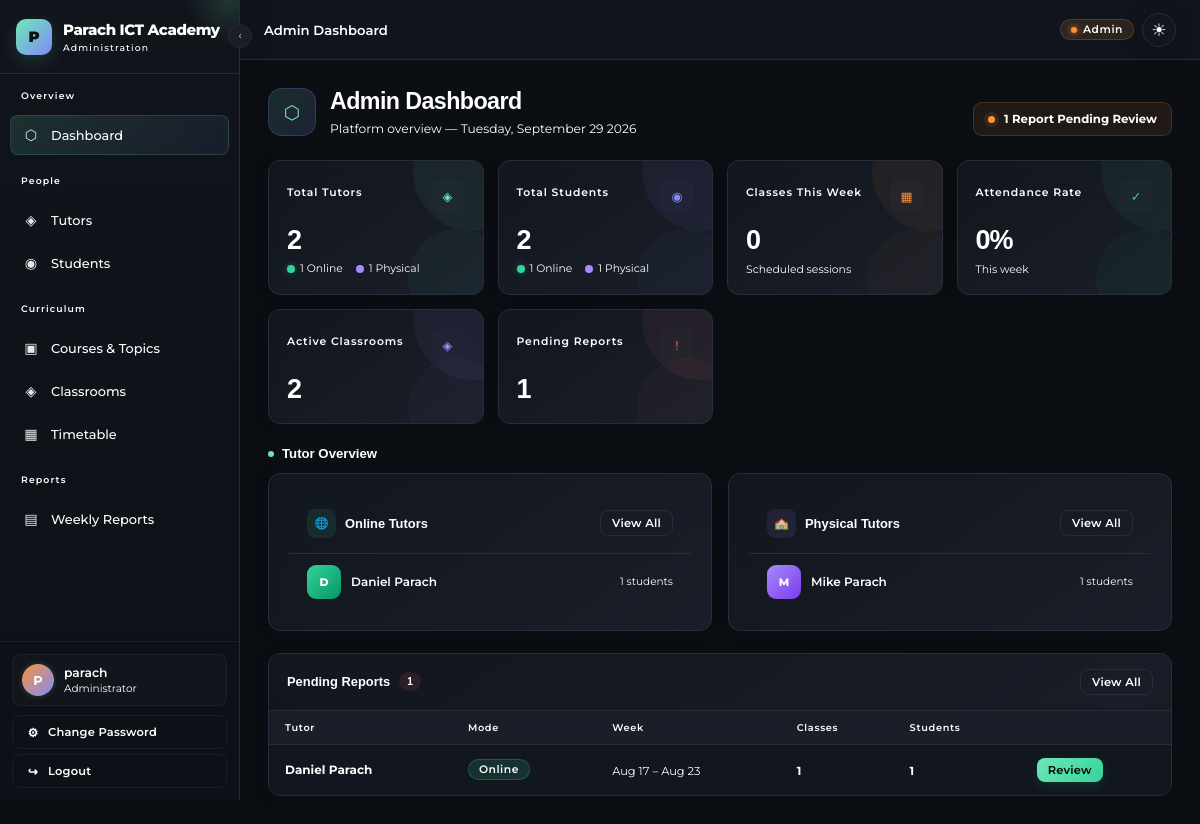
Page /admin-panel/dashboard/ (signed in) on the earlier database version.
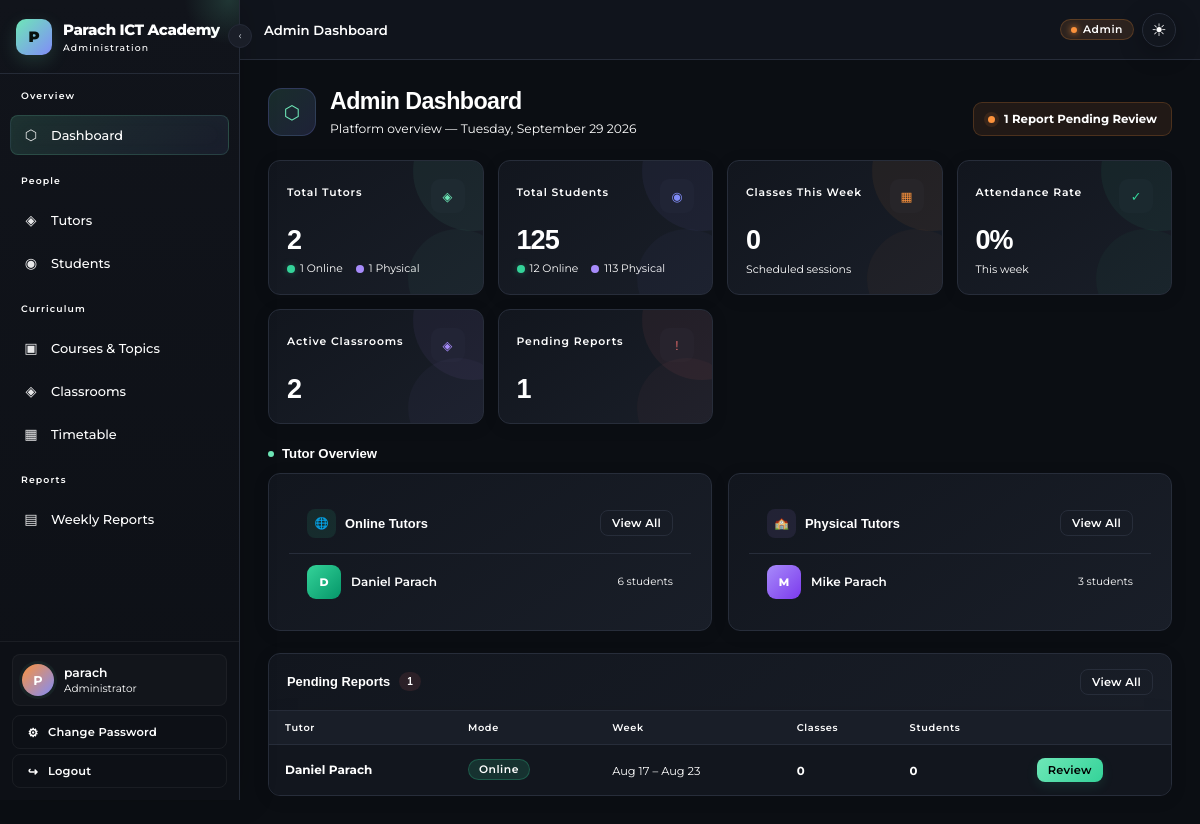
Same page on the later database version.
### core/models.py (models this page shows, shortened)
class Tutor(models.Model):
    MODE_CHOICES = [('online', 'Online'), ('physical', 'Physical')]
    user = models.OneToOneField(User, on_delete=models.CASCADE, null=True, blank=True)
    name = models.CharField(max_length=255)
    phone = models.CharField(max_length=20, blank=True)
    specialization = models.CharField(max_length=255, blank=True)
    mode = models.CharField(max_length=20, choices=MODE_CHOICES, default='physical')
    active = models.BooleanField(default=True)
    bio = models.TextField(blank=True)
    created_at = models.DateTimeField(auto_now_add=True)
    is_approved = models.BooleanField(default=False)
    @property
    def name(self):
        if self.user:
            full = self.user.get_full_name()
            return full if full.strip() else self.user.username
        return f"Tutor #{self.pk}"

class WeeklyReport(models.Model):
    STATUS_CHOICES = [('draft','Draft'),('submitted','Submitted'),('reviewed','Reviewed')]
    tutor             = models.ForeignKey(Tutor, on_delete=models.CASCADE, related_name="reports")
    week_start        = models.DateField()
    week_end          = models.DateField()
    classes_held      = models.PositiveIntegerField(default=0)
    students_attended = models.PositiveIntegerField(default=0)
    topics_covered    = models.TextField(blank=True)
    challenges        = models.TextField(blank=True)
    plan_next_week    = models.TextField(blank=True)
    admin_feedback    = models.TextField(blank=True)
    status            = models.CharField(max_length=20, choices=STATUS_CHOICES, default='draft')
    created_at        = models.DateTimeField(auto_now_add=True)
    updated_at        = models.DateTimeField(auto_now=True)
    class Meta:
        unique_together = ('tutor', 'week_start')
        ordering = ['-week_start']

### core/views.py (the view)
# urls.py: path('admin-panel/dashboard/', views.admin_dashboard, name='admin_dashboard'),
@login_required
@user_passes_test(is_admin)
def admin_dashboard(request):
    today = date.today()
    week_start, week_end = get_week_range()
    total_tutors      = Tutor.objects.filter(active=True).count()
    online_tutors     = Tutor.objects.filter(active=True, mode='online').count()
    physical_tutors   = Tutor.objects.filter(active=True, mode='physical').count()
    total_students    = Student.objects.filter(active=True).count()
    online_students   = Student.objects.filter(active=True, mode='online').count()
    physical_students = Student.objects.filter(active=True, mode='physical').count()
    week_classes      = Class.objects.filter(date__range=[week_start, week_end]).count()
    total_present     = Attendance.objects.filter(
        date__range=[week_start, week_end], attendance_status='Present'
    ).count()
    total_att         = Attendance.objects.filter(date__range=[week_start, week_end]).count()
    week_rate         = round((total_present / total_att) * 100) if total_att else 0
    pending_reports   = WeeklyReport.objects.filter(status='submitted').count()
    recent_reports    = WeeklyReport.objects.filter(status='submitted').select_related('tutor')[:5]
    active_classrooms = Classroom.objects.filter(status='active').count()
    tutors = Tutor.objects.filter(active=True).annotate(
        student_count=Count('students'),
        class_count=Count('classes')
    )
    return render(request, 'core/admin_dashboard.html', {
        'total_tutors': total_tutors, 'online_tutors': online_tutors,
        'physical_tutors': physical_tutors, 'total_students': total_students,
        'online_students': online_students, 'physical_students': physical_students,
        'week_classes': week_classes, 'week_rate': week_rate,
        'pending_reports': pending_reports, 'recent_reports': recent_reports,
        'active_classrooms': active_classrooms,
        'tutors': tutors, 'today': today,
    })

### core/views.py (called while the page is built)
def is_admin(user):
    return user.is_staff or user.is_superuser

def get_week_range(offset=0):
    today = date.today() + timedelta(weeks=offset)
    start = today - timedelta(days=today.weekday())
    end   = start + timedelta(days=6)
    return start, end

### core/templates/core/admin_dashboard.html (shortened to what the changed rows need)
{% extends "core/admin_base.html" %}
{% block content %}
<div class="dashboard-page">
  <div class="dashboard-header">
    <div class="dashboard-heading">
      <div>
        <h1 class="dashboard-title">
          Admin Dashboard
        </h1>
      </div>
    </div>
  </div>
  <div class="dashboard-stats">
    <div class="card stat-card dashboard-stat"
         style="--glow-color:var(--accent2)">
      <div class="stat-top">
        <div class="stat-label">
        </div>
        <div class="stat-icon">
        </div>
      </div>
      <div class="stat-number">
        {{ total_students }}
      </div>
      <div class="stat-description">
        <span class="dot dot-green"></span>
        {{ online_students }} Online
        <span class="dot dot-purple"
              style="margin-left:6px"></span>
        {{ physical_students }} Physical
      </div>
    </div>
  </div>
  <div class="dashboard-section">
    <div class="dashboard-section-heading">
      <h2 class="dashboard-section-title">
        <span class="section-indicator"></span>
        Tutor Overview
      </h2>
    </div>
    <div class="tutor-panels">
      <div class="card tutor-panel">
        <div class="tutor-list">
          {% for t in tutors %}
            {% if t.mode == 'online' %}
              <div class="tutor-row">
                <div class="tutor-info">
                  <div class="tutor-avatar online-avatar">
                    {{ t.user.first_name|slice:":1"|upper }}
                  </div>
                  <div class="tutor-name">
                    {{ t.user.first_name }} {{ t.user.last_name }}
                  </div>
                </div>
                <div class="tutor-students">
                  {{ t.student_count }} students
                </div>
              </div>
            {% endif %}
          {% endfor %}
        </div>
      </div>
      <div class="card tutor-panel">
        <div class="tutor-list">
          {% for t in tutors %}
            {% if t.mode == 'physical' %}
              <div class="tutor-row">
                <div class="tutor-info">
                  <div class="tutor-avatar physical-avatar">
                    {{ t.user.first_name|slice:":1"|upper }}
                  </div>
                  <div class="tutor-name">
                    {{ t.user.first_name }} {{ t.user.last_name }}
                  </div>
                </div>
                <div class="tutor-students">
                  {{ t.student_count }} students
                </div>
              </div>
            {% endif %}
          {% endfor %}
        </div>
      </div>
    </div>
  </div>
  <div class="dashboard-section">
    <div class="card reports-card">
      {% if recent_reports %}
        <div class="table-wrap reports-table-wrap">
          <table class="reports-table">
            <thead>
              <tr>
                <th>Tutor</th>
                <th>Mode</th>
                <th>Week</th>
                <th>Classes</th>
                <th>Students</th>
                <th></th>
              </tr>
            </thead>
            <tbody>
              {% for r in recent_reports %}
                <tr>
                  <td>
                    <div class="report-tutor">
                      {{ r.tutor.name }}
                    </div>
                  </td>
                  <td>
                    <span class="badge badge-{{ r.tutor.mode }}">
                      {{ r.tutor.get_mode_display }}
                    </span>
                  </td>
                  <td>
                    <span class="report-week">
                      {{ r.week_start|date:"M d" }}
                      –
                      {{ r.week_end|date:"M d" }}
                    </span>
                  </td>
                  <td>
                    <span class="report-number">
                      {{ r.classes_held }}
                    </span>
                  </td>
                  <td>
                    <span class="report-number">
                      {{ r.students_attended }}
                    </span>
                  </td>
                  <td>
                    <a href="{% url 'admin_report_detail' r.pk %}"
                       class="btn btn-primary btn-sm">
                      Review
                    </a>
                  </td>
                </tr>
              {% endfor %}
            </tbody>
          </table>
        </div>
      {% endif %}
    </div>
  </div>
</div>
{% endblock %}

Differences in the rows shown:
computed for Tutor "Daniel": student_count "1" → "6"
computed for Tutor "Mike": student_count "1" → "3"
changed WeeklyReport "Aug 17": classes_held "1" → "0"; students_attended "1" → "0"
Other differences:
{{ total_students }}: "2" → "125"
{{ online_students }}: "1" → "12"
{{ physical_students }}: "1" → "113"
